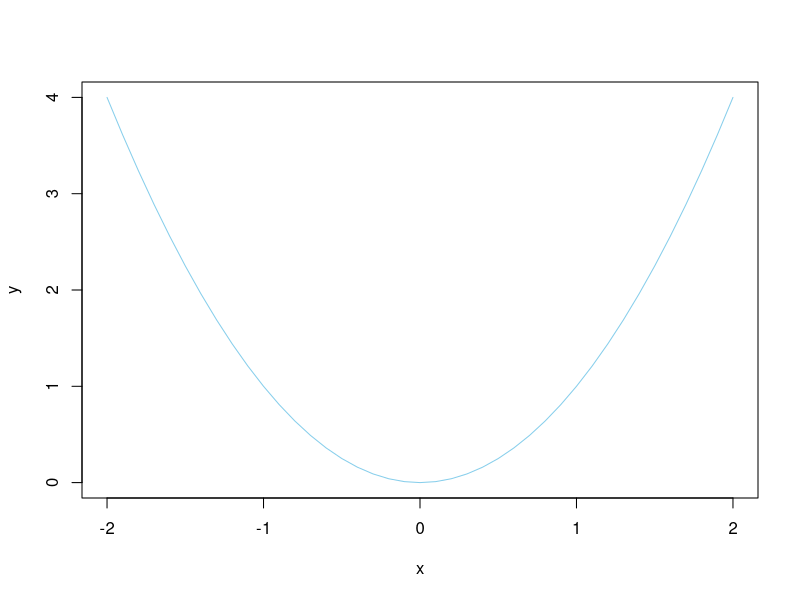
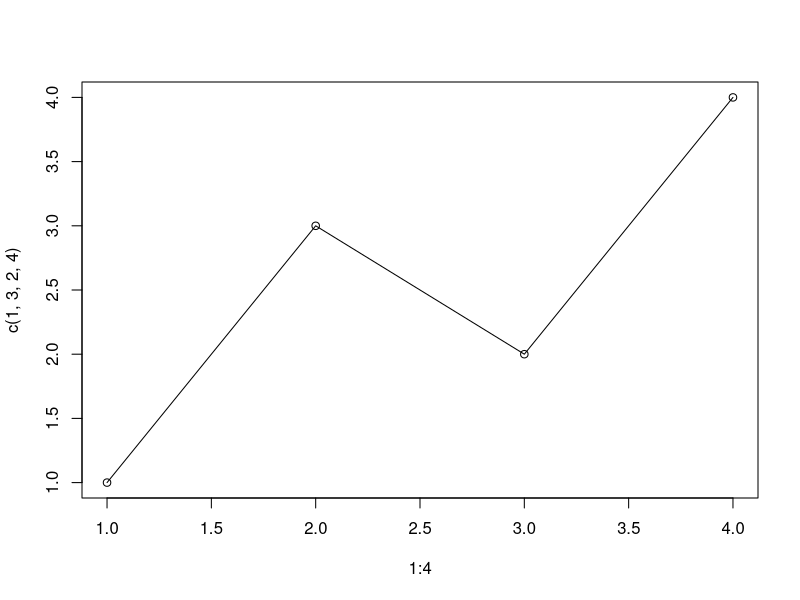
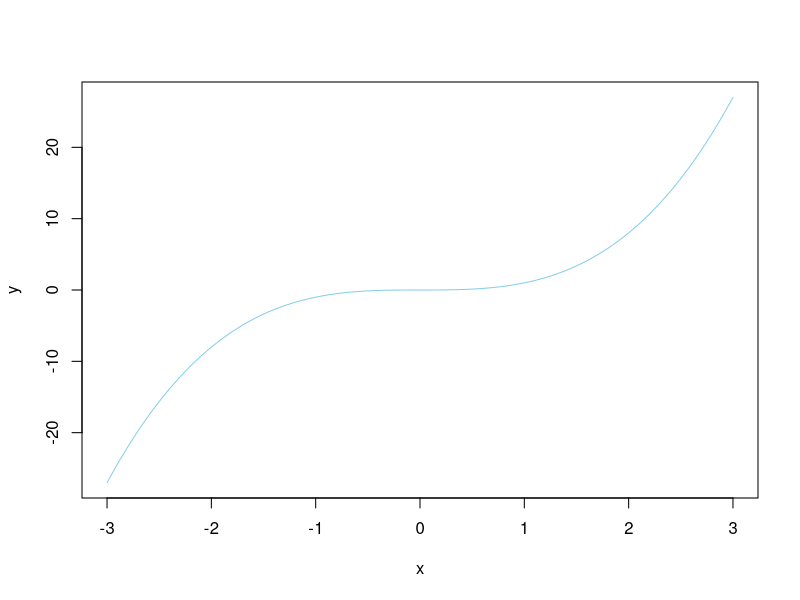
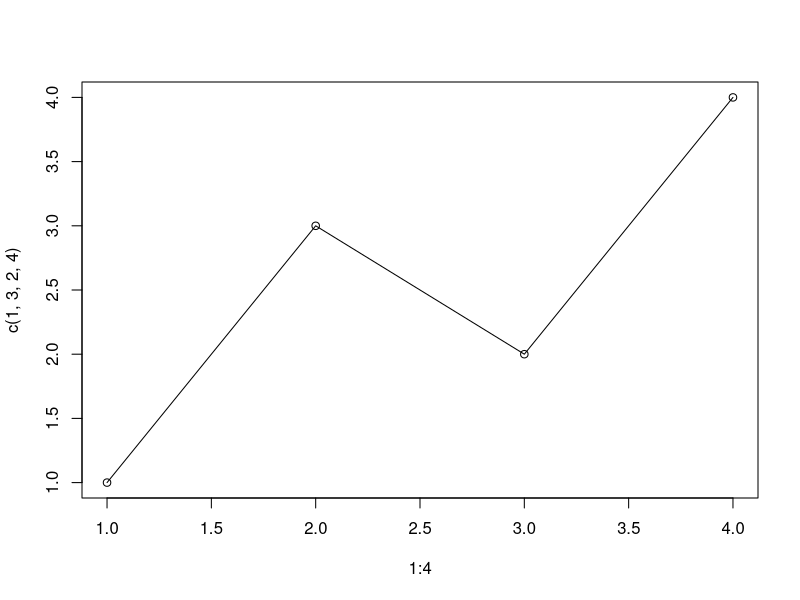
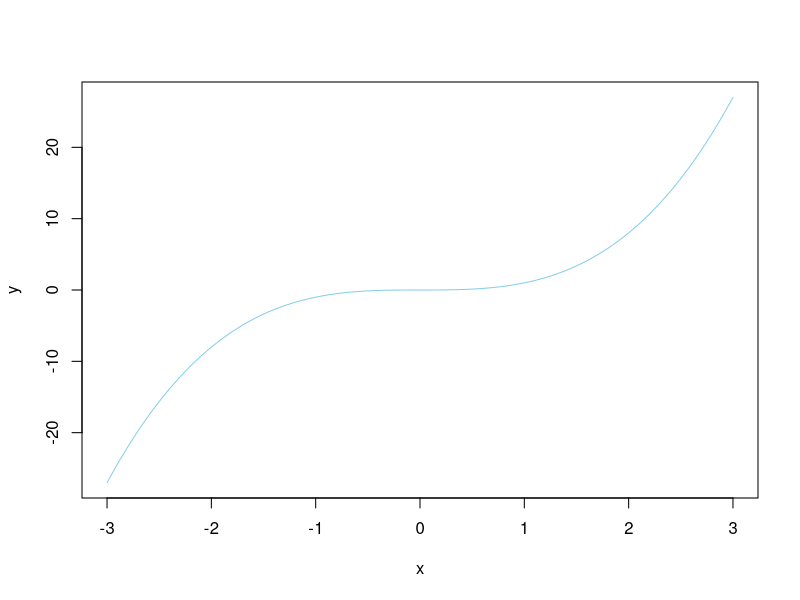

Write the R code that produced these figures, in order.
## ---- chunk 1
knitr::opts_chunk$set(echo = TRUE)
## ---- chunk 2
2+3
## ---- chunk 3
x = seq( from = -2 , to = 2 , by = 0.1 )
y = x^2
plot( x , y , col="skyblue" , type="l" )

## ---- chunk 4
1+2*3^2

(1+2)*3^2

(1+2*3)^2

((1+2)*3)^2

## ---- chunk 5
c(1,2,3) * c(7,6,5)

## ---- chunk 6
2 * c(1,2,3)

## ---- chunk 7
2+3:6

## ---- chunk 8

seq( from=0 , to=3 , by=0.5001 )

## ---- chunk 9
rep(c("A","B","C"),2)


## ---- chunk 10
x = c( 2.718 , 3.14 , 1.414 , 47405 )
names(x) = c( "e" , "pi" , "sqrt2" , "zipcode" )
x[c(2,4)]
x[c(-1, -3)]
x[c(FALSE, TRUE, FALSE, TRUE)]
x[c("pi", "zipcode")]
## ---- chunk 11

matrix( 1:6 , ncol=3 )

matrix( 1:6 , nrow=2 )

matrix( 1:6 , nrow=2 , byrow=TRUE )


## ---- chunk 12
MyList = list( "a"=1:3 , "b"=matrix(1:6,nrow=2) , "c"="Hello, world." )

MyList
## ---- chunk 13

# source("DBDA2Eprograms/ExamplesOfR.R")

plot( x=1:4 , y=c(1,3,2,4) , type="o" ) 

jpeg(filename = "ch3_simplegraph.jpg")
plot( x=1:4 , y=c(1,3,2,4) , type="o" ) 
dev.off()

## ---- chunk 14

# x = seq( from = -2 , to = 2 , by = 0.1 )   # Specify vector of x values.
# y = x^2                                    # Specify corresponding y values.
# plot( x , y , col="skyblue" , type="l" )   # Plot the x,y points as a blue line.

x = seq( from = -3 , to = 3 , by = 0.1 )   # Specify vector of x values.
y = x^3                                    # Specify corresponding y values.


plot( x , y , col="skyblue" , type="l" )
jpeg(filename = "ch3_exp_function.jpg")
plot( x , y , col="skyblue" , type="l" )   # Plot the x,y points as a blue line.
dev.off()


